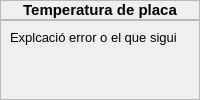
                  <widget class="QWidget" name="page5">
                   <layout class="QVBoxLayout" name="verticalLayout_19">
                    <property name="spacing">
                     <number>0</number>
                    </property>
                    <property name="leftMargin">
                     <number>0</number>
                    </property>
                    <property name="topMargin">
                     <number>0</number>
                    </property>
                    <property name="rightMargin">
                     <number>0</number>
                    </property>
                    <property name="bottomMargin">
                     <number>0</number>
                    </property>
                    <item>
                     <widget class="QFrame" name="frame_inf1_4">
                      <property name="minimumSize">
                       <size>
                        <width>0</width>
                        <height>20</height>
                       </size>
                      </property>
                      <property name="frameShape">
                       <enum>QFrame::StyledPanel</enum>
                      </property>
                      <property name="frameShadow">
                       <enum>QFrame::Raised</enum>
                      </property>
                      <layout class="QHBoxLayout" name="horizontalLayout_7">
                       <property name="spacing">
                        <number>0</number>
                       </property>
                       <property name="leftMargin">
                        <number>0</number>
                       </property>
                       <property name="topMargin">
                        <number>0</number>
                       </property>
                       <property name="rightMargin">
                        <number>0</number>
                       </property>
                       <property name="bottomMargin">
                        <number>0</number>
                       </property>
                       <item>
                        <widget class="QLabel" name="label_info1_4">
                         <property name="font">
                          <font>
                           <family>Arial</family>
                           <pointsize>11</pointsize>
                           <weight>75</weight>
                           <bold>true</bold>
                          </font>
                         </property>
                         <property name="text">
                          <string>Temperatura de placa</string>
                         </property>
                         <property name="alignment">
                          <set>Qt::AlignCenter</set>
                         </property>
                        </widget>
                       </item>
                      </layout>
                     </widget>
                    </item>
                    <item>
                     <widget class="QFrame" name="frame_inf2_4">
                      <property name="sizePolicy">
                       <sizepolicy hsizetype="Preferred" vsizetype="Expanding">
                        <horstretch>0</horstretch>
                        <verstretch>0</verstretch>
                       </sizepolicy>
                      </property>
                      <property name="frameShape">
                       <enum>QFrame::StyledPanel</enum>
                      </property>
                      <property name="frameShadow">
                       <enum>QFrame::Raised</enum>
                      </property>
                      <layout class="QHBoxLayout" name="horizontalLayout_40">
                       <item>
                        <widget class="QLabel" name="label_info5">
                         <property name="font">
                          <font>
                           <family>Arial</family>
                           <pointsize>10</pointsize>
                          </font>
                         </property>
                         <property name="text">
                          <string>Explcació error o el que sigui</string>
                         </property>
                         <property name="alignment">
                          <set>Qt::AlignLeading|Qt::AlignLeft|Qt::AlignTop</set>
                         </property>
                        </widget>
                       </item>
                      </layout>
                     </widget>
                    </item>
                   </layout>
                  </widget>
